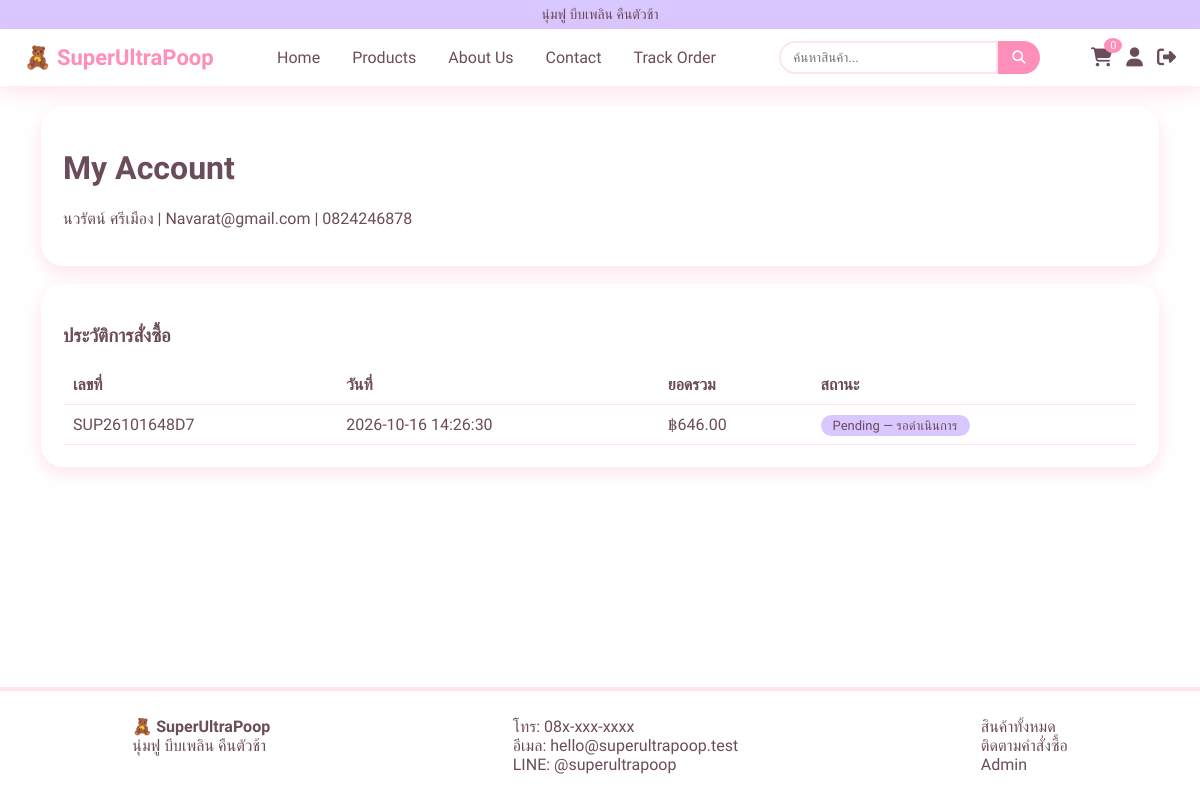
The app's page /account.php (signed in) with its own data.
### tables this page shows
CREATE TABLE `users` (
  `id` int(11) NOT NULL,
  `name` varchar(100) NOT NULL,
  `email` varchar(120) NOT NULL,
  `phone` varchar(20) DEFAULT NULL,
  `password_hash` varchar(255) NOT NULL,
  `created_at` timestamp NOT NULL DEFAULT current_timestamp()
);

CREATE TABLE `orders` (
  `id` int(11) NOT NULL,
  `order_no` varchar(20) NOT NULL,
  `user_id` int(11) DEFAULT NULL,
  `customer_name` varchar(120) NOT NULL,
  `phone` varchar(20) NOT NULL,
  `address` text NOT NULL,
  `province` varchar(80) NOT NULL,
  `district` varchar(80) NOT NULL,
  `subdistrict` varchar(80) NOT NULL DEFAULT '',
  `postcode` varchar(10) NOT NULL,
  `subtotal` decimal(10,2) NOT NULL,
  `shipping` decimal(10,2) NOT NULL DEFAULT 0.00,
  `total` decimal(10,2) NOT NULL,
  `payment_method` enum('transfer','cod') NOT NULL,
  `status` enum('Pending','Paid','Processing','Shipped','Completed','Cancelled') NOT NULL DEFAULT 'Pending',
  `tracking_no` varchar(60) DEFAULT NULL,
  `stock_restored` tinyint(1) NOT NULL DEFAULT 0,
  `created_at` timestamp NOT NULL DEFAULT current_timestamp()
);

### includes/functions.php (called while the page is built, shortened)
<?php
function h($s) { return htmlspecialchars((string)$s, ENT_QUOTES, 'UTF-8'); }
function money($n) { return '฿' . number_format((float)$n, 2); }
function order_statuses() {
    return [
        'Pending' => ['label' => 'รอดำเนินการ', 'description' => 'รอตรวจสอบคำสั่งซื้อหรือการชำระเงิน'],
        'Paid' => ['label' => 'ชำระเงินแล้ว', 'description' => 'บันทึกการชำระเงินที่ตรวจสอบแล้ว'],
        'Processing' => ['label' => 'กำลังเตรียมสินค้า', 'description' => 'แพ็กสินค้าและเตรียมจัดส่ง'],
        'Shipped' => ['label' => 'จัดส่งแล้ว', 'description' => 'บันทึกเลขพัสดุให้ลูกค้าติดตาม'],
        'Completed' => ['label' => 'สำเร็จ', 'description' => 'คำสั่งซื้อเสร็จสมบูรณ์'],
        'Cancelled' => ['label' => 'ยกเลิก', 'description' => 'คำสั่งซื้อถูกยกเลิก'],
    ];
}
function order_status_label($status) {
    $statuses = order_statuses();
    return $statuses[$status]['label'] ?? (string)$status;
}
function order_status_description($status) {
    $statuses = order_statuses();
    return $statuses[$status]['description'] ?? 'ไม่ทราบสถานะคำสั่งซื้อ';
}
    ?>

### account.php (the view, shortened to what this page needs)
<?php
require_once 'includes/functions.php';
$pageTitle = 'My Account'; require 'includes/header.php';
$s = $pdo->prepare("SELECT * FROM users WHERE id=?"); $s->execute([$_SESSION['user_id']]); $u = $s->fetch();
$o = $pdo->prepare("SELECT * FROM orders WHERE user_id=? ORDER BY id DESC"); $o->execute([$_SESSION['user_id']]);
?>
<div class="box"><h1>My Account</h1><p><?= h($u['name']) ?> | <?= h($u['email']) ?> | <?= h($u['phone']) ?></p></div>
<div class="box"><h3>ประวัติการสั่งซื้อ</h3><table><tr><th>เลขที่</th><th>วันที่</th><th>ยอดรวม</th><th>สถานะ</th></tr>
<?php foreach ($o->fetchAll() as $r): ?><tr><td><a href="track-order.php?no=<?= h($r['order_no']) ?>"><?= h($r['order_no']) ?></a></td><td><?= h($r['created_at']) ?></td><td><?= money($r['total']) ?></td><td><span class="status" title="<?= h(order_status_description($r['status'])) ?>"><?= h($r['status']) ?> — <?= h(order_status_label($r['status'])) ?></span></td></tr><?php endforeach; ?></table></div>
<?php require 'includes/footer.php'; ?>

### assets/css/style.css (style rules this page uses)
:root { --pink:#ff8fb8;--pink2:#ffe4ef;--blue:#cfe8ff;--cream:#fff8ec;--purple:#d9c7ff;--text:#6b4c5a;--shadow:0 6px 18px rgba(255,143,184,.25) }
* { box-sizing:border-box }
body { margin:0;min-height:100vh;display:flex;flex-direction:column;font-family:'Mali',Tahoma,sans-serif;background:transparent;color:var(--text);cursor:url('../images/magic-wand-cursor.svg') 46 6,auto }
body :is(a,button,[role="button"],select) { cursor:url('../images/magic-wand-cursor.svg') 46 6,pointer }
a { color:inherit;text-decoration:none }
.box { background:#fff;border-radius:22px;padding:22px;box-shadow:var(--shadow);margin-bottom:18px }
table { width:100%;border-collapse:collapse }
th,td { padding:10px;text-align:left;border-bottom:1px solid var(--pink2) }
.status { padding:3px 12px;border-radius:12px;background:var(--purple);font-size:13px }

### records on screen
users: name "นวรัตน์ ศรีเมือง", email "Navarat@gmail.com", phone "0824246878"
orders: order_no "SUP26101648D7", created_at "2026-10-16 14:26:30", total "฿646.00", status "Pending", status "รอดำเนินการ"

### other values on screen
setting('announcement') "นุ่มฟู บีบเพลิน คืนตัวช้า"
setting('store_name', 'SuperUltraPoop') "SuperUltraPoop"
cart_count() "0"
setting('store_name') "SuperUltraPoop"
setting('contact_phone') "08x-xxx-xxxx"
setting('contact_email') "hello@superultrapoop.test"
setting('contact_line') "@superultrapoop"
